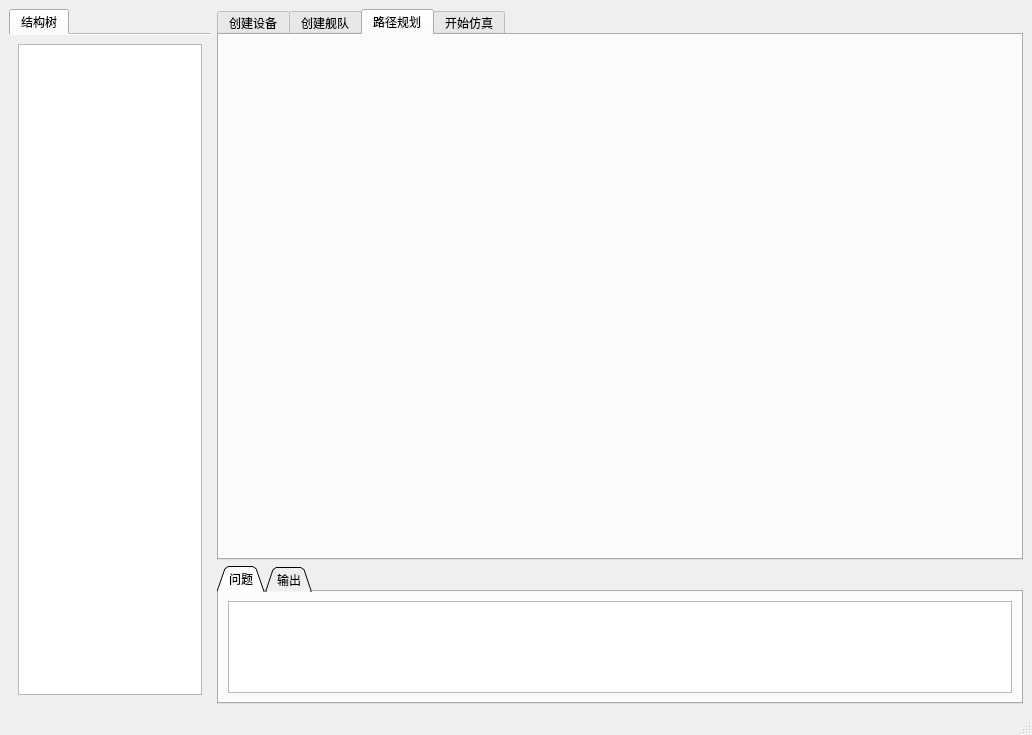
<?xml version="1.0" encoding="UTF-8"?>
<ui version="4.0">
 <class>MainWindow</class>
 <widget class="QMainWindow" name="MainWindow">
  <property name="geometry">
   <rect>
    <x>0</x>
    <y>0</y>
    <width>1032</width>
    <height>735</height>
   </rect>
  </property>
  <property name="windowTitle">
   <string>MainWindow</string>
  </property>
  <widget class="QWidget" name="centralwidget">
   <layout class="QHBoxLayout" name="horizontalLayout">
    <item>
     <layout class="QHBoxLayout" name="horizontalLayout_3" stretch="1,4">
      <item>
       <widget class="QTabWidget" name="treeViewManager">
        <property name="sizePolicy">
         <sizepolicy hsizetype="Expanding" vsizetype="Expanding">
          <horstretch>0</horstretch>
          <verstretch>0</verstretch>
         </sizepolicy>
        </property>
        <property name="tabPosition">
         <enum>QTabWidget::TabPosition::North</enum>
        </property>
        <property name="currentIndex">
         <number>0</number>
        </property>
        <property name="elideMode">
         <enum>Qt::TextElideMode::ElideLeft</enum>
        </property>
        <property name="documentMode">
         <bool>true</bool>
        </property>
        <property name="movable">
         <bool>false</bool>
        </property>
        <widget class="QWidget" name="tab_6">
         <property name="sizePolicy">
          <sizepolicy hsizetype="Expanding" vsizetype="Preferred">
           <horstretch>0</horstretch>
           <verstretch>0</verstretch>
          </sizepolicy>
         </property>
         <attribute name="title">
          <string>结构树</string>
         </attribute>
         <layout class="QVBoxLayout" name="verticalLayout_6">
          <item>
           <widget class="QTreeView" name="treeView"/>
          </item>
         </layout>
        </widget>
       </widget>
      </item>
      <item>
       <layout class="QVBoxLayout" name="verticalLayout_3" stretch="4,1">
        <item>
         <widget class="QTabWidget" name="tabWidget_3">
          <property name="currentIndex">
           <number>2</number>
          </property>
          <widget class="QWidget" name="device_Tab">
           <attribute name="title">
            <string>创建设备</string>
           </attribute>
           <layout class="QVBoxLayout" name="verticalLayout_16" stretch="0,0,0">
            <item>
             <widget class="QScrollArea" name="scrollArea">
              <property name="sizePolicy">
               <sizepolicy hsizetype="Preferred" vsizetype="Preferred">
                <horstretch>0</horstretch>
                <verstretch>0</verstretch>
               </sizepolicy>
              </property>
              <property name="verticalScrollBarPolicy">
               <enum>Qt::ScrollBarPolicy::ScrollBarAlwaysOn</enum>
              </property>
              <property name="widgetResizable">
               <bool>true</bool>
              </property>
              <widget class="QWidget" name="deviceContentsWidget">
               <property name="geometry">
                <rect>
                 <x>0</x>
                 <y>0</y>
                 <width>86</width>
                 <height>28</height>
                </rect>
               </property>
               <property name="sizePolicy">
                <sizepolicy hsizetype="Expanding" vsizetype="Expanding">
                 <horstretch>0</horstretch>
                 <verstretch>0</verstretch>
                </sizepolicy>
               </property>
               <layout class="QVBoxLayout" name="verticalLayout_5">
                <item>
                 <layout class="QVBoxLayout" name="deviceLayout">
                  <item>
                   <spacer name="verticalSpacer">
                    <property name="orientation">
                     <enum>Qt::Orientation::Vertical</enum>
                    </property>
                    <property name="sizeHint" stdset="0">
                     <size>
                      <width>20</width>
                      <height>40</height>
                     </size>
                    </property>
                   </spacer>
                  </item>
                 </layout>
                </item>
               </layout>
              </widget>
             </widget>
            </item>
            <item>
             <widget class="QPushButton" name="addDeviceButton">
              <property name="text">
               <string>添加设备</string>
              </property>
             </widget>
            </item>
            <item>
             <widget class="QPushButton" name="DeviceSave">
              <property name="text">
               <string>保存</string>
              </property>
             </widget>
            </item>
           </layout>
          </widget>
          <widget class="QWidget" name="ship_Tab">
           <attribute name="title">
            <string>创建舰队</string>
           </attribute>
           <layout class="QVBoxLayout" name="verticalLayout_2">
            <item>
             <widget class="QScrollArea" name="scrollArea_2">
              <property name="widgetResizable">
               <bool>true</bool>
              </property>
              <widget class="QWidget" name="shipsContentsWidget">
               <property name="geometry">
                <rect>
                 <x>0</x>
                 <y>0</y>
                 <width>98</width>
                 <height>28</height>
                </rect>
               </property>
               <layout class="QVBoxLayout" name="verticalLayout_4">
                <item>
                 <layout class="QVBoxLayout" name="shipsLayout">
                  <property name="sizeConstraint">
                   <enum>QLayout::SizeConstraint::SetDefaultConstraint</enum>
                  </property>
                  <item>
                   <spacer name="verticalSpacer_2">
                    <property name="orientation">
                     <enum>Qt::Orientation::Vertical</enum>
                    </property>
                    <property name="sizeHint" stdset="0">
                     <size>
                      <width>20</width>
                      <height>40</height>
                     </size>
                    </property>
                   </spacer>
                  </item>
                 </layout>
                </item>
               </layout>
              </widget>
             </widget>
            </item>
            <item>
             <widget class="QPushButton" name="addShipButton">
              <property name="text">
               <string>添加舰船</string>
              </property>
             </widget>
            </item>
            <item>
             <widget class="QPushButton" name="ShipSave">
              <property name="text">
               <string>保存</string>
              </property>
             </widget>
            </item>
           </layout>
          </widget>
          <widget class="QWidget" name="Path">
           <attribute name="title">
            <string>路径规划</string>
           </attribute>
          </widget>
          <widget class="QWidget" name="simulate_tab">
           <attribute name="title">
            <string>开始仿真</string>
           </attribute>
           <layout class="QVBoxLayout" name="verticalLayout_7">
            <item>
             <widget class="QCustomPlot" name="PEmodel_2Dplot" native="true"/>
            </item>
            <item>
             <widget class="QPushButton" name="StartSimulate">
              <property name="text">
               <string>仿真</string>
              </property>
             </widget>
            </item>
           </layout>
          </widget>
         </widget>
        </item>
        <item>
         <widget class="QTabWidget" name="tabWidget_2">
          <property name="sizePolicy">
           <sizepolicy hsizetype="Expanding" vsizetype="Preferred">
            <horstretch>0</horstretch>
            <verstretch>0</verstretch>
           </sizepolicy>
          </property>
          <property name="contextMenuPolicy">
           <enum>Qt::ContextMenuPolicy::DefaultContextMenu</enum>
          </property>
          <property name="tabShape">
           <enum>QTabWidget::TabShape::Triangular</enum>
          </property>
          <property name="currentIndex">
           <number>0</number>
          </property>
          <property name="elideMode">
           <enum>Qt::TextElideMode::ElideMiddle</enum>
          </property>
          <property name="usesScrollButtons">
           <bool>true</bool>
          </property>
          <widget class="QWidget" name="widget">
           <attribute name="title">
            <string>问题</string>
           </attribute>
           <layout class="QVBoxLayout" name="verticalLayout">
            <item>
             <widget class="QPlainTextEdit" name="Error_Edit">
              <property name="readOnly">
               <bool>true</bool>
              </property>
             </widget>
            </item>
           </layout>
          </widget>
          <widget class="QWidget" name="widget">
           <attribute name="title">
            <string>输出</string>
           </attribute>
           <layout class="QVBoxLayout" name="verticalLayout_8">
            <item>
             <widget class="QPlainTextEdit" name="Debug_Edit">
              <property name="readOnly">
               <bool>true</bool>
              </property>
             </widget>
            </item>
           </layout>
          </widget>
         </widget>
        </item>
       </layout>
      </item>
     </layout>
    </item>
   </layout>
  </widget>
  <widget class="QStatusBar" name="statusbar"/>
 </widget>
 <customwidgets>
  <customwidget>
   <class>QCustomPlot</class>
   <extends>QWidget</extends>
   <header>qcustomplot.h</header>
   <container>1</container>
  </customwidget>
 </customwidgets>
 <resources/>
 <connections/>
</ui>
